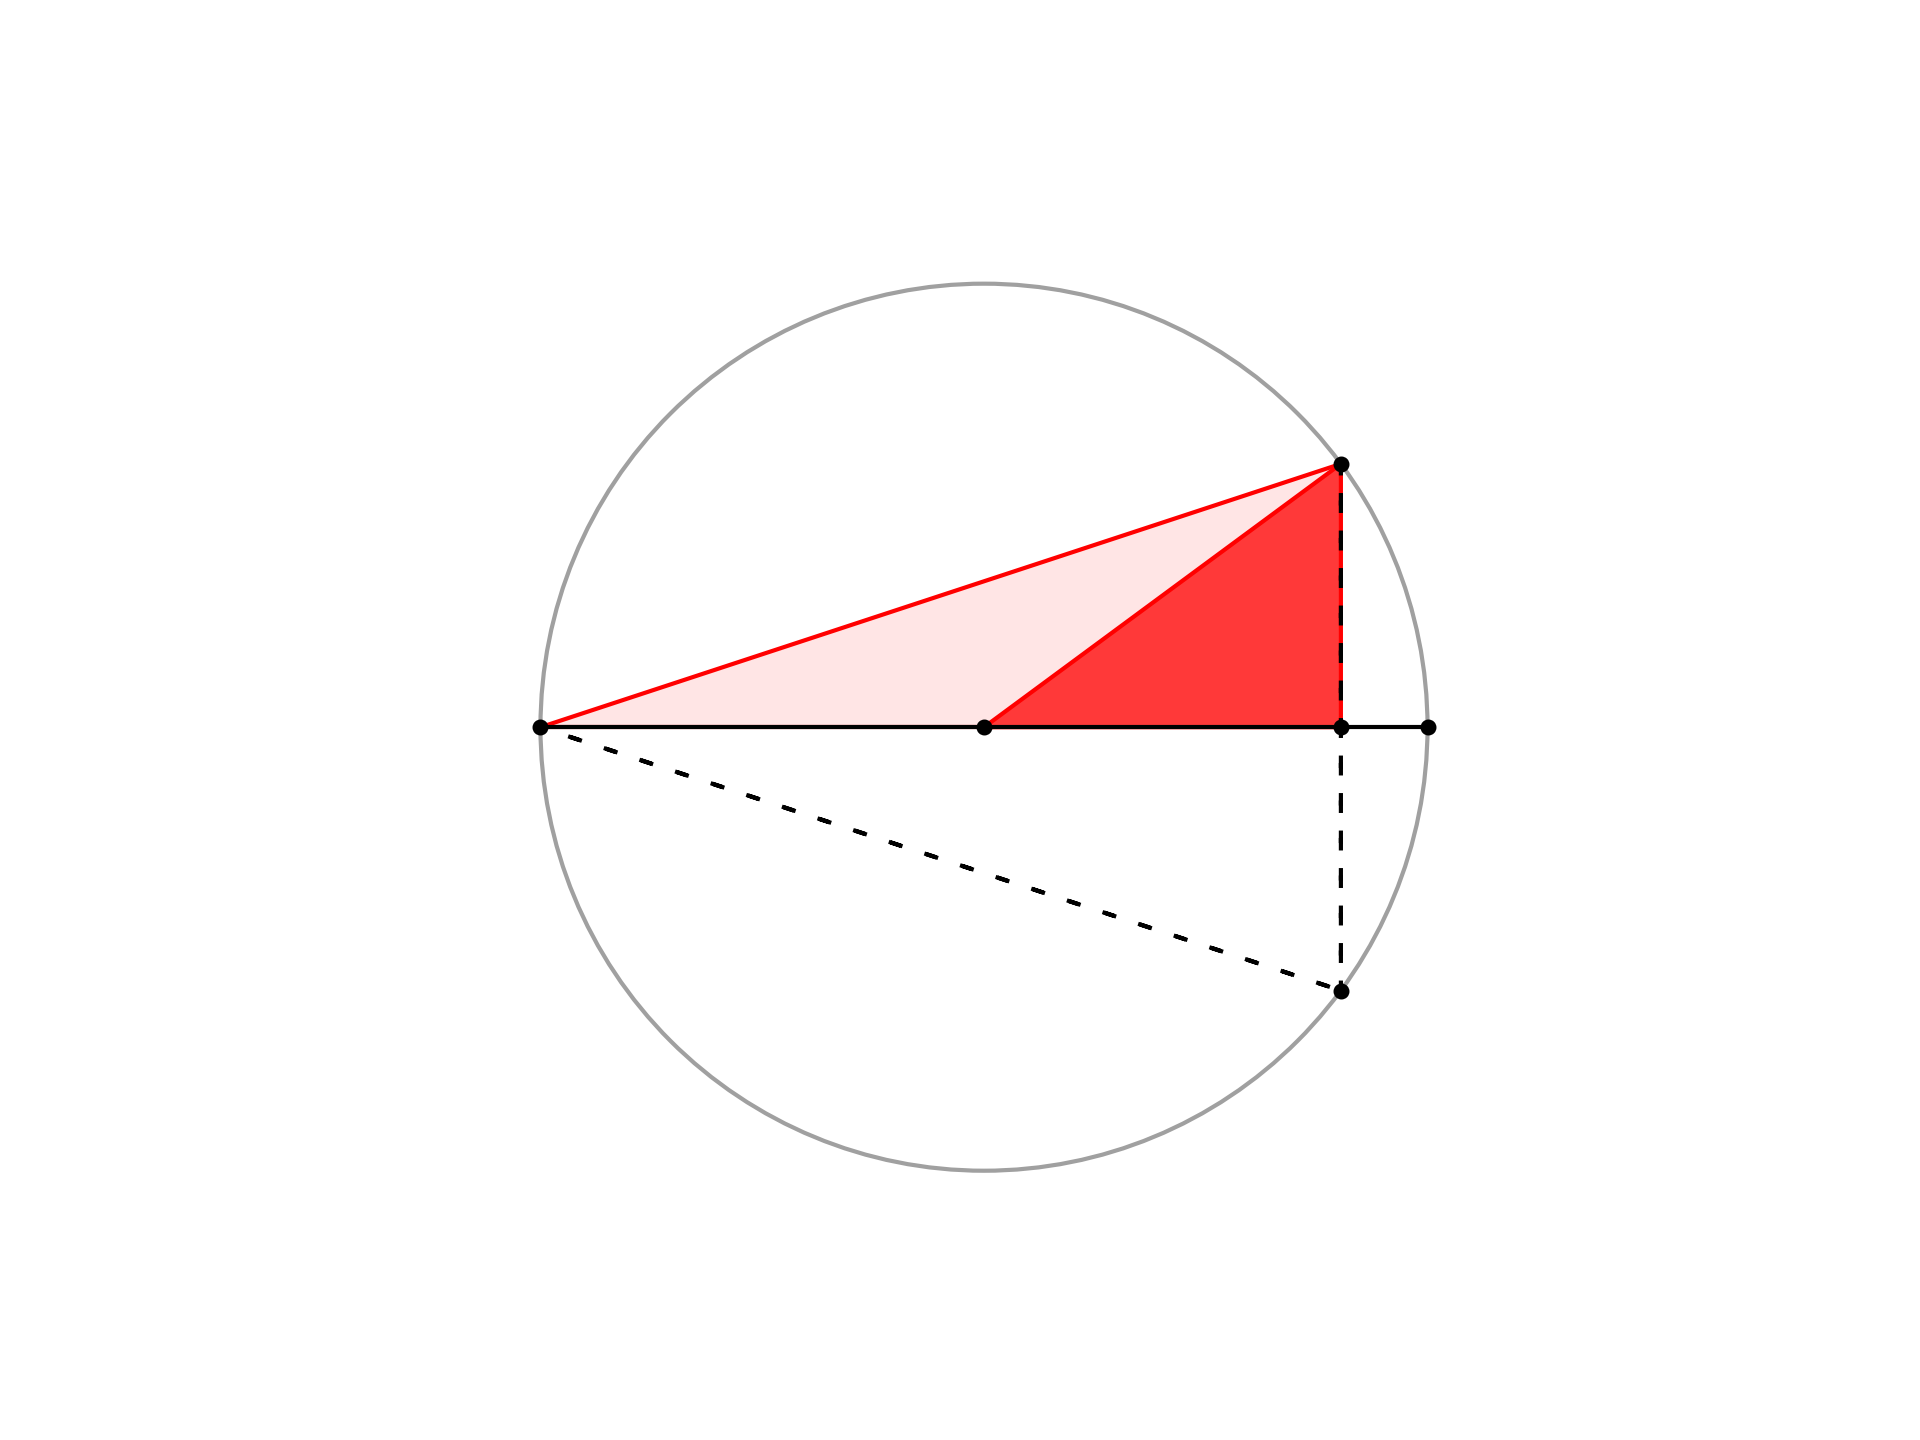

The script that drew this image:
import geometry as geo
import matplotlib.pyplot as plt

fig, ax = geo.init()
ax.set(xlim=(0,100), ylim=(0,100))

Q = geo.Point(50,50)
r = 40

circle = plt.Circle(
    (Q.x,Q.y),r,fc='none',ec='gray',alpha=0.75)
ax.add_patch(circle)

A = geo.Point(Q.x-r,Q.y)
B = geo.Point(Q.x+r,Q.y)

C = geo.get_point_on_circle_at_distance_for_point(
    [Q,r],25,B)[0]
D = geo.xlc([C,geo.Point(C.x,C.y-5)],[Q,r])[1]
M = geo.gpf([C,D],0.5)


geo.fpg(ax,[A,M,C],alpha=0.1)
geo.dlss(ax,[[A,Q],[A,C]],ec='r')

geo.opg(ax,[Q,M,C])
geo.fpg(ax,[Q,M,C],fc='r',alpha=0.75)

geo.dls(ax,[A,B])
geo.dlss(ax,[[C,D],[A,D]],ls=(2,(3,6)))


geo.scp(ax,[A,B,Q,C,D,M])


geo.savefig(plt)
